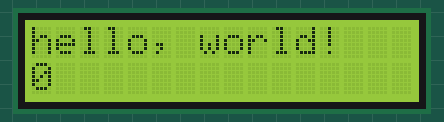
Recording of a sketch running on a simulated Arduino Uno, built with avr-gcc and run on an emulated ATmega328P. Shown: 16×2 character LCD.

Above: at 0.1 s.
At 4.1 s:
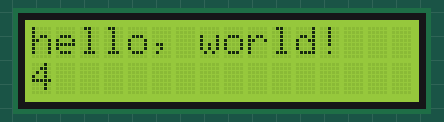
At 9.1 s:
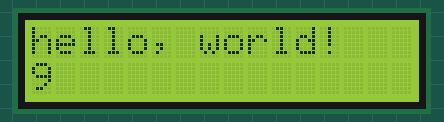
At 19.1 s:
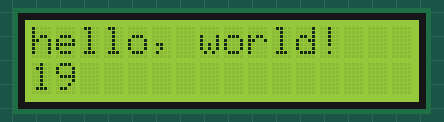
At 29.1 s:
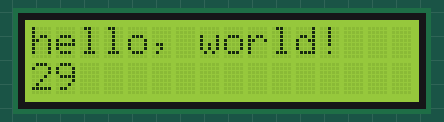
At 39.1 s:
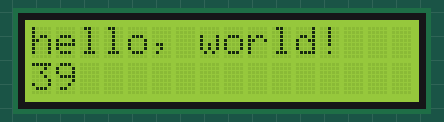

Measured:
- what the display in image 1 shows lasts 1.0 s, from 4.0 s to 5.0 s

The sketch:

HelloWorld.ino
```cpp
// include the library code:
#include <LiquidCrystal.h>

//LCD RS pin to digital pin 8
//LCD Enable pin to digital pin 9
//LCD D4 pin to digital pin 4
//LCD D5 pin to digital pin 5
//LCD D6 pin to digital pin 6
//LCD D7 pin to digital pin 7

// initialize the library with the numbers of the interface pins
LiquidCrystal lcd(8, 9, 4, 5, 6, 7);

void setup() {
  // set up the LCD's number of columns and rows:
  lcd.begin(16, 2);
  // Print a message to the LCD.
  lcd.print("hello, world!");
}

void loop() {
  // set the cursor to column 0, line 1
  // (note: line 1 is the second row, since counting begins with 0):
  lcd.setCursor(0, 1);
  // print the number of seconds since reset:
  lcd.print(millis() / 1000);
}
```
